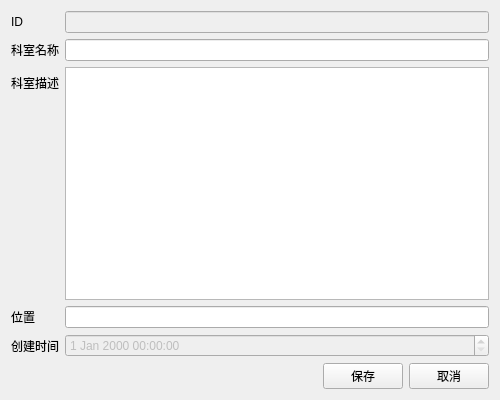
<?xml version="1.0" encoding="UTF-8"?>
<ui version="4.0">
 <class>DepartmentEditView</class>
 <widget class="QWidget" name="DepartmentEditView">
  <property name="geometry">
   <rect>
    <x>0</x>
    <y>0</y>
    <width>500</width>
    <height>400</height>
   </rect>
  </property>
  <property name="windowTitle">
   <string>科室信息编辑</string>
  </property>
  <layout class="QVBoxLayout" name="verticalLayout">
   <item>
    <layout class="QFormLayout" name="formLayout">
     <item row="0" column="0">
      <widget class="QLabel" name="label">
       <property name="text">
        <string>ID</string>
       </property>
      </widget>
     </item>
     <item row="0" column="1">
      <widget class="QLineEdit" name="dbEditID">
       <property name="enabled">
        <bool>false</bool>
       </property>
      </widget>
     </item>
     <item row="1" column="0">
      <widget class="QLabel" name="label_2">
       <property name="text">
        <string>科室名称</string>
       </property>
      </widget>
     </item>
     <item row="1" column="1">
      <widget class="QLineEdit" name="dbEditName"/>
     </item>
     <item row="2" column="0">
      <widget class="QLabel" name="label_3">
       <property name="text">
        <string>科室描述</string>
       </property>
      </widget>
     </item>
     <item row="2" column="1">
      <widget class="QTextEdit" name="dbEditDesc"/>
     </item>
     <item row="3" column="0">
      <widget class="QLabel" name="label_4">
       <property name="text">
        <string>位置</string>
       </property>
      </widget>
     </item>
     <item row="3" column="1">
      <widget class="QLineEdit" name="dbEditLocation"/>
     </item>
     <item row="4" column="0">
      <widget class="QLabel" name="label_5">
       <property name="text">
        <string>创建时间</string>
       </property>
      </widget>
     </item>
     <item row="4" column="1">
      <widget class="QDateTimeEdit" name="dbCreatedTimeStamp">
       <property name="enabled">
        <bool>false</bool>
       </property>
      </widget>
     </item>
    </layout>
   </item>
   <item>
    <layout class="QHBoxLayout" name="horizontalLayout">
     <item>
      <spacer name="horizontalSpacer">
       <property name="orientation">
        <enum>Qt::Horizontal</enum>
       </property>
       <property name="sizeHint" stdset="0">
        <size>
         <width>40</width>
         <height>20</height>
        </size>
       </property>
      </spacer>
     </item>
     <item>
      <widget class="QPushButton" name="btSave">
       <property name="text">
        <string>保存</string>
       </property>
      </widget>
     </item>
     <item>
      <widget class="QPushButton" name="btCancel">
       <property name="text">
        <string>取消</string>
       </property>
      </widget>
     </item>
    </layout>
   </item>
  </layout>
 </widget>
 <resources/>
 <connections/>
</ui>
